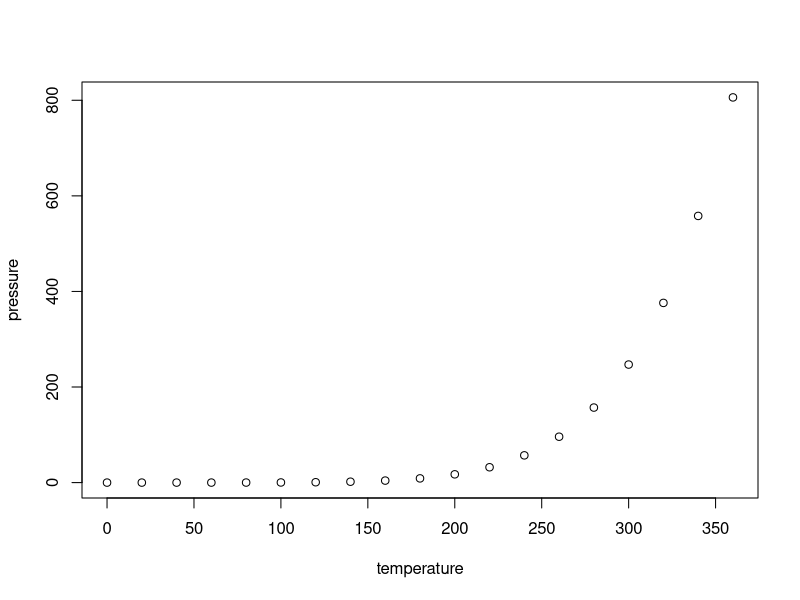
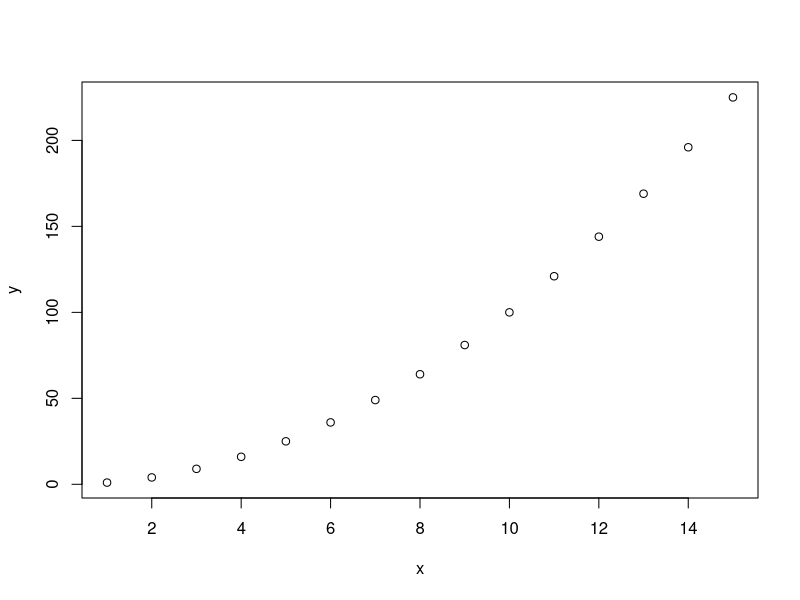

Recreate these plots in R, in order.
## ---- chunk 1
knitr::opts_chunk$set(echo = TRUE)
## ---- chunk 2
summary(cars)
## ---- chunk 3
plot(pressure)
## ---- chunk 4
x <- 1:15
y <- x^2
plot(x,y)
